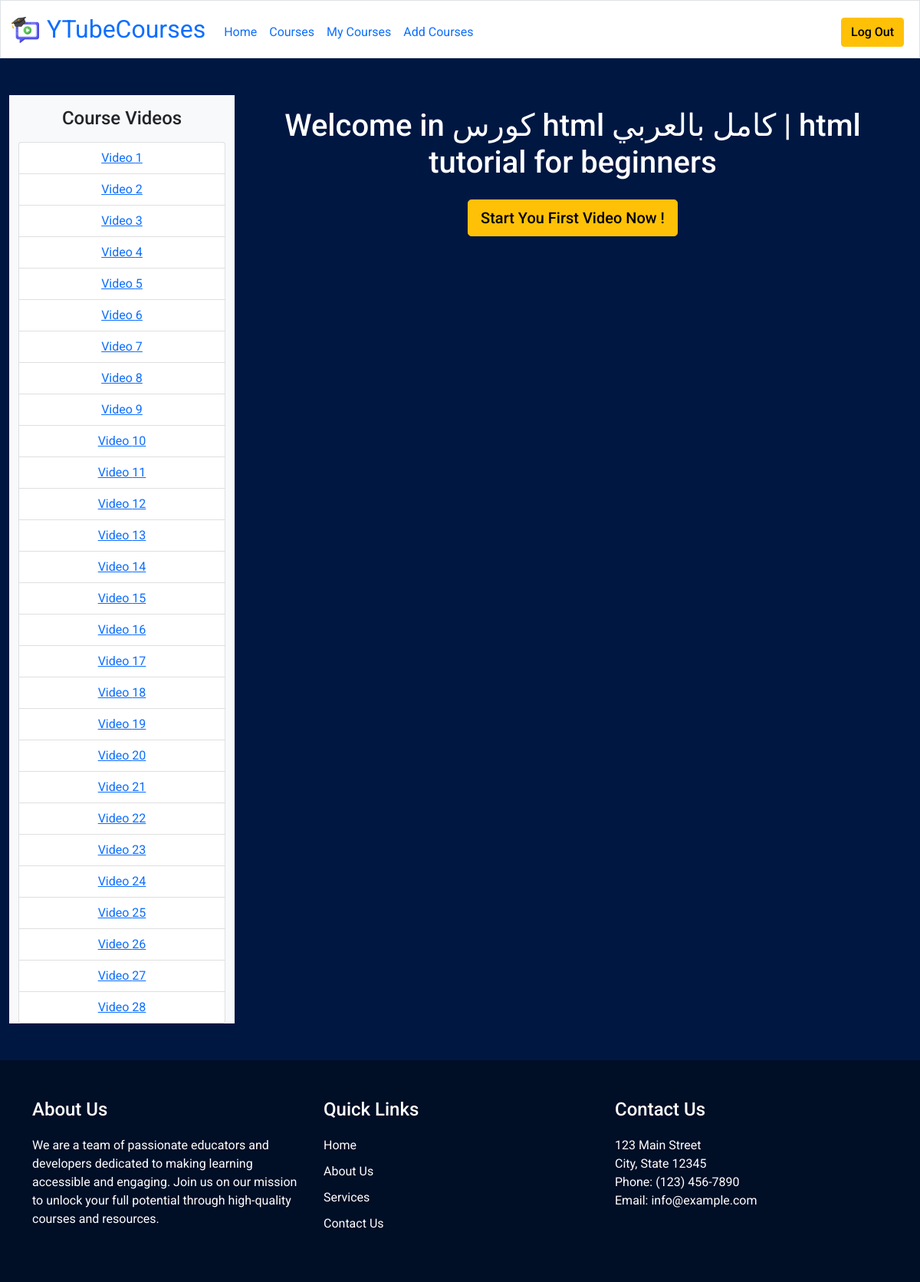
Page /course/3 (signed in) on the committed database.
### tables this page shows
CREATE TABLE 'videos' ('video_num' INTEGER NOT NULL, 'link' TEXT NOT NULL,'course_id' INTEGER);

CREATE TABLE 'courses' ('course_id' INTEGER PRIMARY KEY AUTOINCREMENT NOT NULL, 'name' TEXT NOT NULL, 'discription' TEXT, 'count' INTEGER, 'photo_link' TEXT,'channel_name' TEXT, 'time' INTEGER, 'playlist_link' INTEGER);

### app.py (the view)
@app.route('/course/<int:id>', methods=["GET", "POST"])
def course(id):
    coursess = db.execute("SELECT * FROM courses")
    for cours in coursess:
        if cours['course_id'] == id:
            videos = db.execute("SELECT * FROM videos WHERE course_id = ? ORDER BY 	video_num", id)
            return render_template('course.html', course=cours, videos=videos)
    return render_template('404.html'), 404

### app.py (called while the page is built)
@app.after_request
def after_request(response):
    response.headers["Cache-Control"] = "no-cache, no-store, must-revalidate"
    response.headers["Expires"] = 0
    response.headers["Pragma"] = "no-cache"
    return response

### templates/course.html (shortened to what this page needs)
{% extends "layout.html" %}
{% block main %}
<div class="container-fluid">
    <div class="row">
        <div class="col-md-3 bg-light">
            <h4 class="mt-3">Course Videos</h4>
            <ul class="list-group mt-3">
                {% for video in videos %}
                    <li class="list-group-item list-group-item-action"><a href="/course/{{course['course_id']}}/{{video['video_num']}}">Video {{video['video_num']}}</a></li>
                {% endfor %}
            </ul>
        </div>
        <div class="col-md-9 pt-3">
            <h1 class="featured">Welcome in {{course["name"]}}</h1>
            <a href="/course/{{course['course_id']}}/{{videos[0]['video_num']}}" class="btn btn-warning btn-lg mt-3">Start You First Video Now !</a>
        </div>
    </div>
</div>
{% endblock %}

### static/styles.css (style rules this page uses)
* { font-family: 'Roboto', sans-serif; }
body { background-color:#001742; padding:0px; }
.btn-warning { font-weight: 500; }
.featured { color:#fff; }

### rows in the picture
videos: video_num "1"
videos: video_num "2"
videos: video_num "3"
videos: video_num "4"
videos: video_num "5"
videos: video_num "6"
videos: video_num "7"
videos: video_num "8"
videos: video_num "9"
videos: video_num "10"
videos: video_num "11"
videos: video_num "12"
videos: video_num "13"
videos: video_num "14"
videos: video_num "15"
videos: video_num "16"
videos: video_num "17"
videos: video_num "18"
videos: video_num "19"
videos: video_num "20"
videos: video_num "21"
videos: video_num "22"
videos: video_num "23"
videos: video_num "24"
videos: video_num "25"
videos: video_num "26"
videos: video_num "27"
videos: video_num "28"
courses: name "كورس html كامل بالعربي | html tutorial for beginners"
